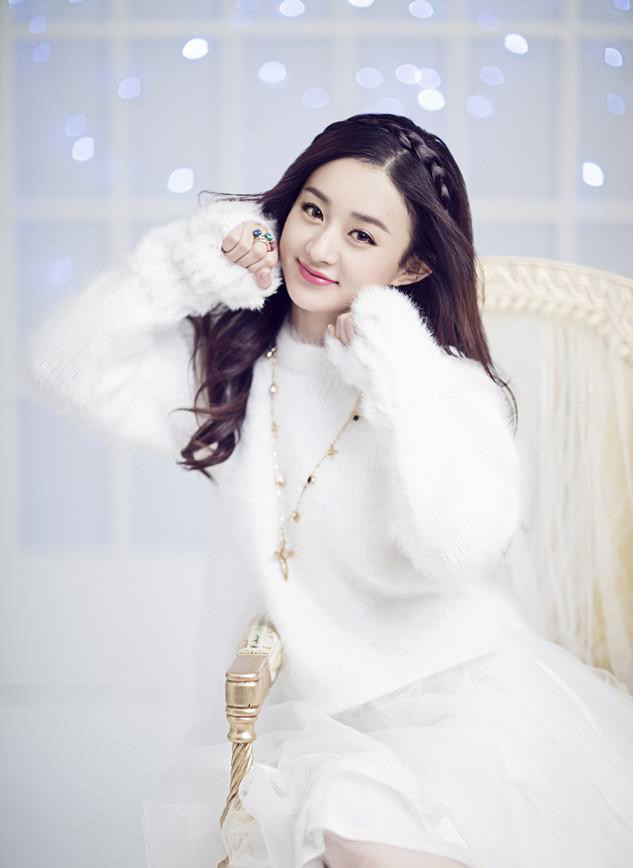
#> input picture opencv-tutorial/image/zly.jpg, 633 x 868 px, found by its file name
$ python 'tutorial_10_图像直方图的应用.py'   (older library calls are emulated)
#> lines starting #> are read from the running program, lines starting #| are printed output that depends on the picture; long printed decimals are rounded
#> further down, src is the input picture: shape (868, 633, 3); mean B, G, R 213.4, 208.3, 209.3


import cv2 as cv
import numpy as np


def equalHist_demo(image):      # 全局直方图均衡化，用于增强图像对比度，即黑的更黑，白的更白
    gray = cv.cvtColor(image,cv.COLOR_BGR2GRAY)
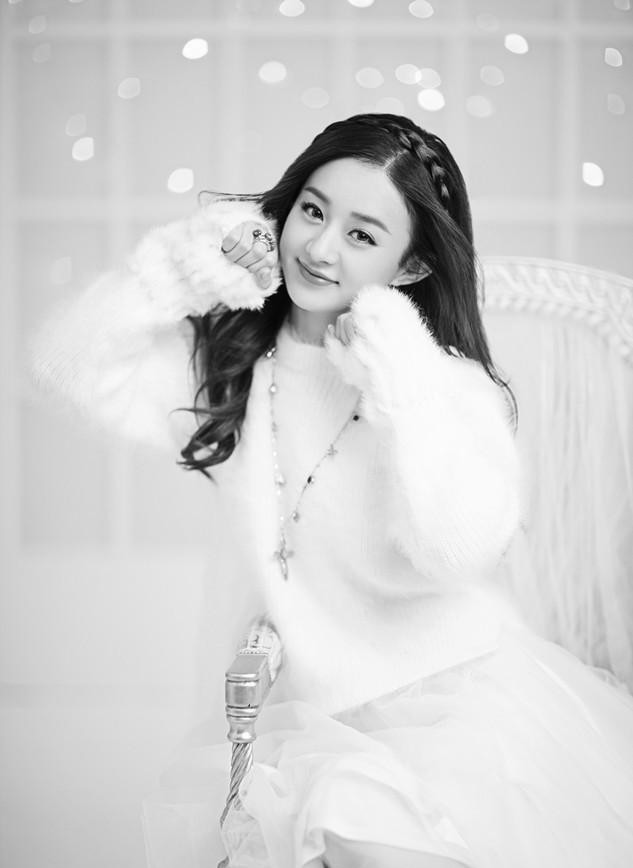
#> gray: shape (868, 633); min 2, max 255, mean 209.2
    dst = cv.equalizeHist(gray)
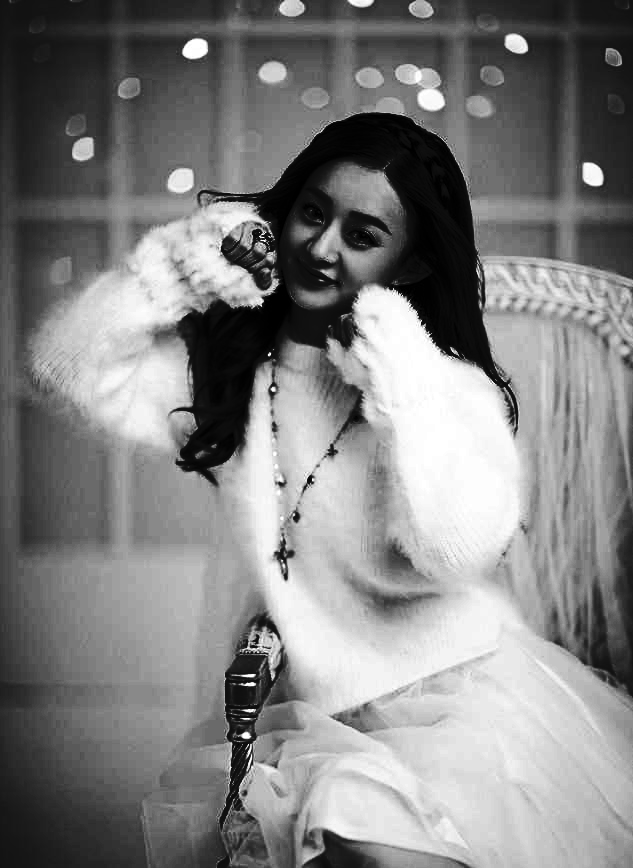
#> dst: shape (868, 633); min 0, max 255, mean 129.3
    cv.imshow("equalHist_demo",dst)


def clahe_demo(image):      # 局部直方图均衡化
    gray = cv.cvtColor(image,cv.COLOR_BGR2GRAY)
    clahe = cv.createCLAHE(clipLimit=5.0,tileGridSize=(8,8))
    '''
    用于生成自适应均衡化图像
    参数说明：clipLimit颜色对比度的阈值， titleGridSize进行像素均衡化的网格大小，即在多少网格下进行直方图的均衡化操作
    直方图均衡化：一般可以用来提升图片的亮度，频数均衡化指的是让频数的分布看起来更加均匀一些
    '''
    dst = clahe.apply(gray)
    cv.imshow("clahe_demo",dst)

    # 创建直方图


def create_rgb_hist(image):
    h, w, c = image.shape
    rgbHist = np.zeros([16*16*16,1],np.float32)
    bsize = 256/16
    for row in range(h):
        for col in range(w):
            b = image[row,col,0]
            g = image[row,col,1]
            r = image[row,col,2]
            index = np.int(b/bsize)*16*16+np.int(g/bsize)*16+np.int(r/bsize)        # ???????
            rgbHist[np.int(index),0] = rgbHist[np.int(index),0]+1                # ???????
    return rgbHist


# 利用直方图比较相似性，用巴氏和相关性比较好
def hist_compare(image1,image2):
    hist1 = create_rgb_hist(image1)
    hist2 = create_rgb_hist(image2)
    match2 = cv.compareHist(hist1, hist2, cv.HISTCMP_CORREL)
    match1 = cv.compareHist(hist1, hist2, cv.HISTCMP_BHATTACHARYYA)
    match3 = cv.compareHist(hist1, hist2, cv.HISTCMP_CHISQR)
    print("巴氏距离：%s, 相关性：%s, 卡方：%s"%(match1,match2,match3))


print("***************Hello python***************")
src=cv.imread("C:/Users/lcx/Pictures/testimage/zly.jpg")
cv.namedWindow("input image",cv.WINDOW_AUTOSIZE)
cv.imshow("input image",src)
equalHist_demo(src)
# clahe_demo(src)
image1 = cv.imread("C:/Users/lcx/Pictures/testimage/rice.png")
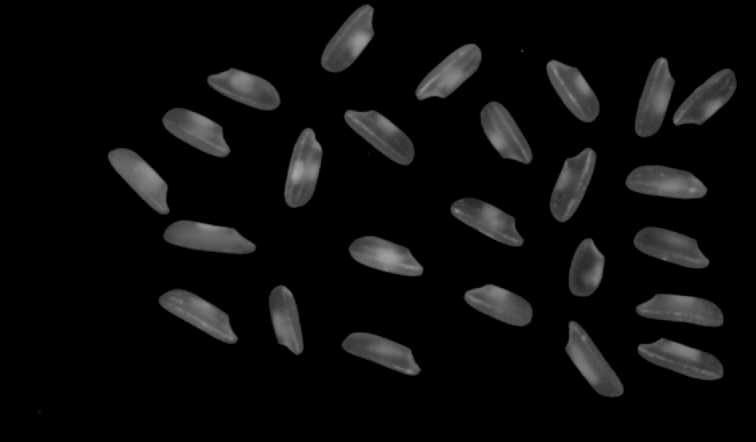
#> input picture opencv-tutorial/image/rice.png, 756 x 442 px, found by its file name
#> image1 is the input picture: shape (442, 756, 3); min 0, max 167, mean 12.3
image2 = cv.imread("C:/Users/lcx/Pictures/testimage/noise_rice.png")
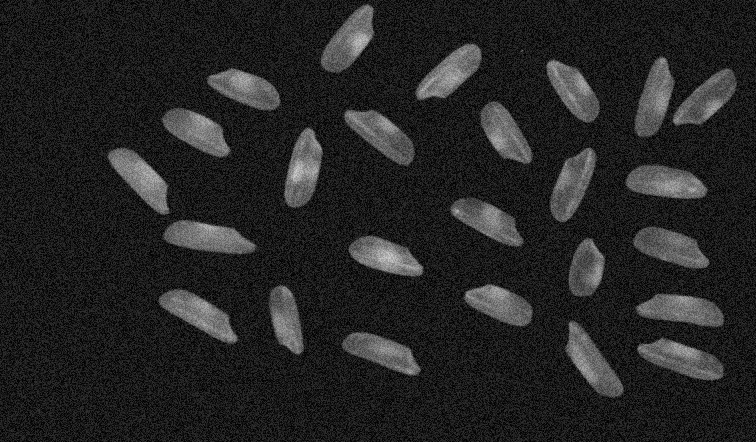
#> input picture opencv-tutorial/image/noise_rice.png, 756 x 442 px, found by its file name
#> image2 is the input picture: shape (442, 756, 3); min 0, max 209, mean 36.8
cv.imshow("image1",image1)
cv.imshow("image2",image2)
hist_compare(image1,image2)
#> after the loop in create_rgb_hist, `for row in range(h):`: rgbHist = 4096 values, max 283243 at index 0, min 0 at index 1, mean 81.58
#> in hist_compare, `hist1 = create_rgb_hist(image1)`: hist1 has the same summary as rgbHist in create_rgb_hist
#> in hist_compare, `hist2 = create_rgb_hist(image2)`: hist2 = 4096 values, max 91961 at index 546, min 0 at index 1, mean 81.58
#> in hist_compare, `match2 = cv.compareHist(hist1, hist2, cv.HISTCMP_CORREL)`: match2 = 0.583
#> in hist_compare, `match1 = cv.compareHist(hist1, hist2, cv.HISTCMP_BHATTACHARYYA)`: match1 = 0.542
#> in hist_compare, `match3 = cv.compareHist(hist1, hist2, cv.HISTCMP_CHISQR)`: match3 = 8334059.8
#| 巴氏距离：0.5424, 相关性：0.5835, 卡方：8334059.811

cv.waitKey(0)
cv.destroyAllWindows()
